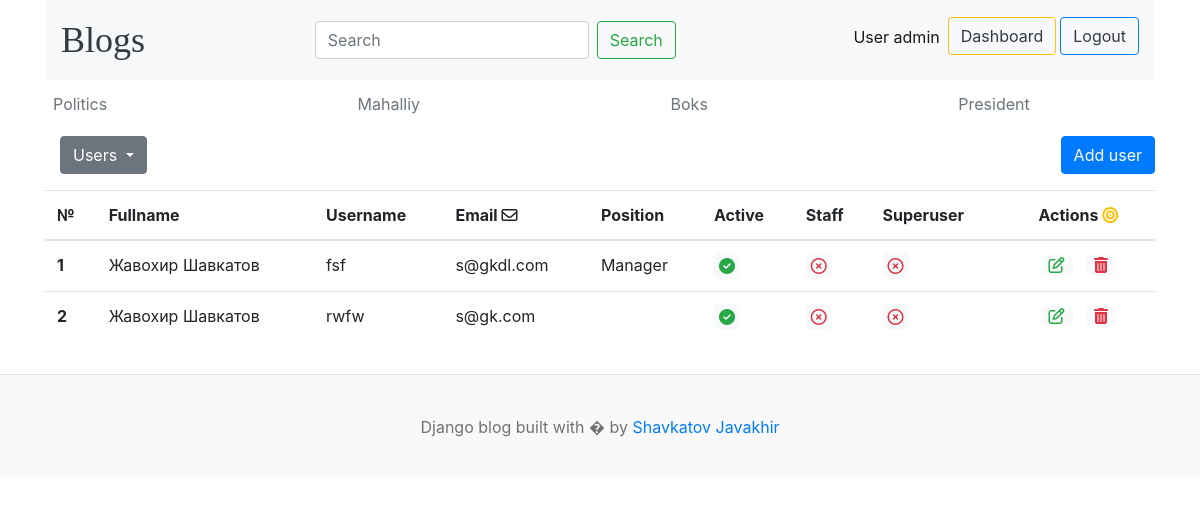
The page /dashboard/users/ (signed in) on the database its author committed.
### blogs/models.py (models this page shows, shortened)
class Category(models.Model):
    name = models.CharField(max_length=255)
    created_at = models.DateTimeField(auto_now_add=True)
    updated_at = models.DateTimeField(auto_now=True)
    class Meta:
        verbose_name_plural = 'Categories'
        verbose_name = 'Category'

### dashboardapp/views.py (the view)
# urls.py: path('users/', users, name="users"),
@login_required(login_url='login')
def users(request):
    users = User.objects.exclude(username='admin')
    context = {
        'users': users,
    }
    return render(request, 'users.html', context)

### blogs/context_processor.py (called while the page is built)
def header(req):
    category = Category.objects.all()
    context = {
        'categories': category
    }
    return context

def get_about(request):
    about = About.objects.all()
    links = Social_links.objects.all()
    telegram = links.get(name='Telegram')
    context = {
        'about': about,
        'links': links,
        'telegram': telegram
        }
    return context

### dashboardapp/templates/users.html
{% extends 'header.html' %} {% block content %}
{% if perms.auth.view_user %}
<div class="row">
    <div class="col-3">
      {% include 'left_side.html' %}
    </div>
    <div class="col-9 text-right">
        <a href="{% url 'add_user' %}" class="btn btn-primary">Add user</a>
    </div>
</div>
<div class="row my-3">
<div class="col-12" style="overflow-x:auto;">
  <table class="table table-hover">
      <tr>
        <th scope="col">№</th>
        <th scope="col">Fullname</th>
        <th scope="col">Username</th>
        <th scope="col">Email <i class="fa-regular fa-envelope"></i></th>
        <th scope="col">Position</th>
        <th scope="col">Active</th>
        <th scope="col">Staff</th>
        <th scope="col">Superuser</th>
        <th scope="col" class="text-center">Actions <i class="text-warning fa-solid fa-bullseye"></i></th>
      </tr>
    <tbody>
      {% for user in users %}
      <tr>
        <th scope="row">{{forloop.counter}}</th>
        <td>{{user.first_name}}&nbsp;{{user.last_name}}</td>
        <td>{{user.username}}</td>
        <td>{{user.email}}</td>
        <td>{% for group in user.groups.all %} {{ group.name }}{% if not forloop.last %},{% endif %}{% endfor %}</td>
        <td>{% if user.is_active %} <i class="fa-solid fa-circle-check bg-light text-success" style="border-radius: 5px; padding: 5px;"></i> {% else %} <i class="text-danger bg-light fa-regular fa-star" style="border-radius: 5px; padding: 5px;"></i>{% endif %}</td>
        <td>{% if user.is_staff %} <i class="fa-solid fa-circle-check bg-light text-success" style="border-radius: 5px; padding: 5px;"></i>{% else %}<i class="text-danger bg-light fa-regular fa-circle-xmark" style="border-radius: 5px; padding: 5px;"></i>{% endif %}</td>
        <td>{% if user.is_superuser %} <i class="fa-solid fa-circle-check bg-light text-success" style="border-radius: 5px; padding: 5px;"></i>{% else %}<i class="text-danger bg-light fa-regular fa-circle-xmark" style="border-radius: 5px; padding: 5px;"></i>{% endif %}</td>
        <td class="text-center px-4">
            <a href="{% url 'edit_user' user.id %}" class="text-success px-2 bg-light" style="border-radius: 5px;"
              ><i class="fa-regular fa-pen-to-square"></i></a
            >&nbsp;&nbsp;
            <a href="{% url 'delete_user' user.id %}" class="text-danger px-2 bg-light" style="border-radius: 5px;"
              ><i class="fa-solid fa-trash-can"></i>
        </td>
      </tr>
      {% endfor %}
    </tbody>
  </table>
</div>
</div>
{% else %}
<h4>You do not have special permissions</h4>
{% endif %}
{% endblock %}

### templates/header.html (shortened to what this page needs)
{% load static %}
<!DOCTYPE html>
<html lang="en">
<head>
    <link href="https://getbootstrap.com/docs/4.0/dist/css/bootstrap.min.css" rel="stylesheet">
    <link href="{% static 'css/blog.css' %}" rel="stylesheet">
  </head>
<body>
<div class="container">
<nav class="navbar navbar-expand-lg navbar-light bg-light">
  <a class="navbar-brand mr-auto blog-header-logo text-dark" href="{% url 'blogs' %}">Blogs</a>
  <div class="collapse navbar-collapse" id="navbarSupportedContent">
    <form class="form-inline my-2 my-lg-0 ml-auto" action="{% url 'search' %}" method="get">
      {% if user.is_authenticated %}
      <input class="form-control fl mr-sm-2" type="search" name="keyword" value="{{keyword}}" placeholder="Search" aria-label="Search">
      <button class="btn btn-outline-success fl my-2 my-sm-0" type="submit" style="max-width: 100%;">Search</button>
      {% endif %}
    </form>
    <ul class="navbar-nav ml-auto">
    {% if user.is_authenticated %}
      <li class="nav-item active text-right">
        <a class="nav-link" href="#">User {{user}} <span class="sr-only">(current)</span></a>
      </li>
      <li class="nav-item mr-1 mb-2 text-right">
        <a href="{% url 'dashboard' %}" class="btn fl btn-outline-warning text-dark">Dashboard</a>
      </li>
      <li class="nav-item text-right">
        <a href="{% url 'logout' %}" class="btn fl btn-outline-primary text-dark">Logout</a>
      </li>
      {% endif %}
    </ul>
  </div>
</nav>
      <div class="nav-scroller py-1 mb-2">
        <nav class="nav d-flex justify-content-between">
          {% if user.is_authenticated %}
          {% for category in categories %}
          <a class="p-2 text-muted" href="{% url 'posts_by_category' category.id %}">{{category.name}}</a>
          {% endfor %}
          {% endif %}
        </nav>
      </div>
    {% block content %}
    {% endblock %}
    </div>
<footer class="blog-footer">
  <p>Django blog built with � by <a href="{{telegram.link}}" target="_blank">Shavkatov Javakhir</a></p>
</footer>
</body>
</html>

### blog/static/css/blog.css (style rules this page uses)
.blog-header-logo { font-family: "Playfair Display", Georgia, "Times New Roman", serif; font-size: 2.25rem; }
.blog-footer { padding: 2.5rem 0; color: #727272; text-align: center; background-color: #f9f9f9; border-top: .05rem solid #e5e5e5; }
.blog-footer p:last-child { margin-bottom: 0; }

### rows shown on the page
Category: name "Politics"
Category: name "Mahalliy"
Category: name "Boks"
Category: name "President"

### other values the page prints
{{ user }} "admin"
{{ user.first_name }} "Жавохир"
{{ user.last_name }} "Шавкатов"
{{ user.username }} "fsf"
{{ user.email }} "s@gkdl.com"
{{ group.name }} "Manager"
{{ user.username }} "rwfw"
{{ user.email }} "s@gk.com"
